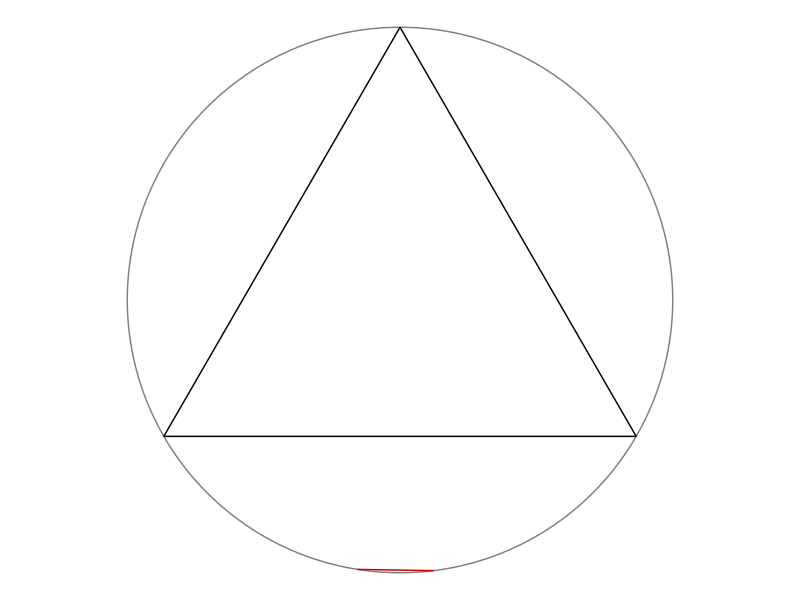
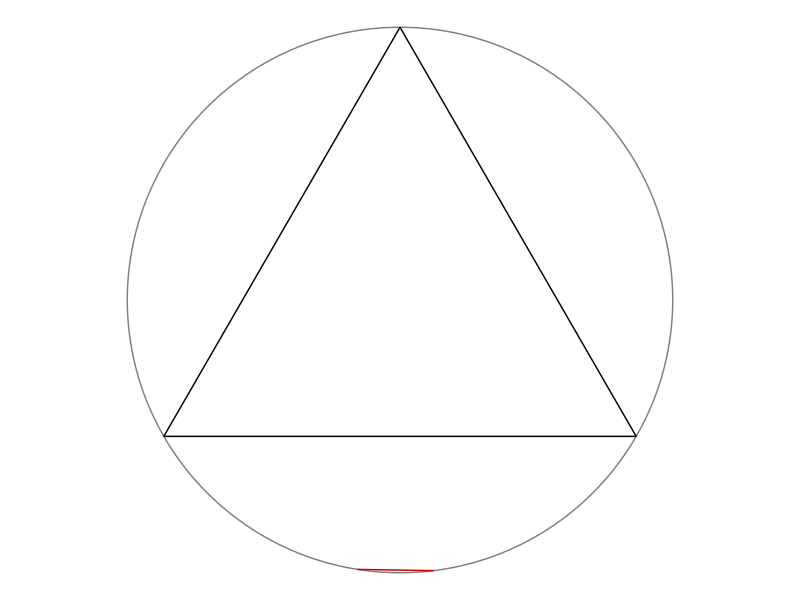

Recreate these plots in R, in order.
# Instruction to students: You may clear the code in this file and replace it
# with your own.

library(tidyverse)
library(ggforce)
theme_set(theme_void())

# Draw a random chord in a unit circle centred at origin -----------------------

# Coordinates of equilateral triangle
eqtri_df <- tibble(
  x    = c(0, sqrt(3) / 2, -sqrt(3) / 2),
  y    = c(1, -0.5, -0.5),
  xend = c(sqrt(3) / 2, -sqrt(3) / 2, 0),
  yend = c(-0.5, -0.5, 1)
)

# Coordinates of random chord
rdmchr_df <- tibble(
  x    = runif(1, min = -1, max = 1),
  y    = sample(c(sqrt(1-x^2), -sqrt(1-x^2)), 1),
  xend = runif(1, min = -1, max = 1),
  yend = sample(c(sqrt(1-(xend)^2), -sqrt(1-(xend)^2)), 1)
)

# Plot
p <- ggplot() +
  ggforce::geom_circle(aes(x0 = 0, y0 = 0, r = 1), col = "gray50") +
  geom_segment(data = eqtri_df, aes(x = x, y = y, xend = xend, yend = yend)) +
  geom_segment(data = rdmchr_df, aes(x = x, y = y, xend = xend, yend = yend),
               col = "red3") +
  coord_equal()

p

# finding length of random chord
x    = rdmchr_df[1]
y    = rdmchr_df[2]
xend = rdmchr_df[3]
yend = rdmchr_df[4]

floor(sqrt((x-xend)^2 + (y-yend)^2) / sqrt(3))
# 0 - shorter
# 1 - longer





ggsave(p, file = "plot.png", height = 5, width = 7)


